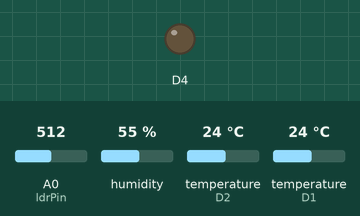
The sketch below on a simulated ESP8266 (NodeMCU). Parts: output pins drawn as LEDs (lit = HIGH). The inputs (shaded band) are chosen by the test bench; at power-on: A0 (ldrPin) = 512, humidity 55 %, temperature (sensors on D2, D1) 24 °C. WiFi joins after 1.5 s; servers stay silent unless stated; uploads are accepted with an empty reply; what the sketch prints to the serial monitor is not drawn.

Above: at 3.6 s.
At 8.5 s:
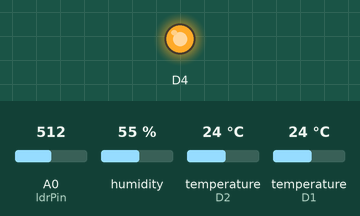
Timing chart, 0 to 10.0 s (numbered marks = the images above):
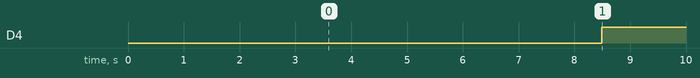

Measured:
- by itself, D4: LOW → HIGH at 8.5 s

The sketch:

SMAQ_Copy.ino
```cpp
// SMAQ v1.0.2 prototype
// v1.0.1 Added Email and LED alert
// v1.0.2 Added Manage Sensor Threshold

#include "Arduino.h"
#include <WiFiClient.h>
#include <ESP8266WebServer.h>
#include <ESP8266HTTPClient.h>
#include <ESP8266WiFi.h>
#include <SoftwareSerial.h>
#include <EMailSender.h>
#include <DHT.h>
#include <DallasTemperature.h>
#include <OneWire.h>

#define ONE_WIRE_BUS 4
#define DHTPIN 5
#define DHTTYPE DHT22

SoftwareSerial fromUno(D6, D5); // RX, TX
DHT dht(DHTPIN, DHTTYPE);
OneWire oneWire(ONE_WIRE_BUS);
DallasTemperature sensors(&oneWire);
const char *ssid = "WIFI ID";  //WiFi details
const char *password = "WIFI PW";  //WiFi details
const int ldrPin = A0;
EMailSender emailSend("smaqsystest@gmail.com", "PW"); // Email sender account

struct sensorCondition {
  float readings;
  int ledAlert;
};

long startTime, currentTime; // Timer
int waterTempFlag = 1, airTempFlag = 1, lightIntFlag = 1, airHumFlag = 1, phFlag = 1; // To trigger the send email function
float wTempMax, wTempMin, aTempMax, aTempMin, aHumMax, aHumMin, lightMax, lightMin, phMax, phMin; // Sensor Threshold range
char myData[10] = "";
const byte numChars = 32;
char receivedChars[numChars];
boolean newData = false;

// Function to connect to WiFi
void connectWifi(){
  delay(1000);
  WiFi.mode(WIFI_OFF);        //Prevents reconnection issue (taking too long to connect)
  delay(1000);
  WiFi.mode(WIFI_STA);        //Hides the viewing of ESP as WiFi hotspot
  WiFi.begin(ssid, password);     //Connect to WiFi
  Serial.println("");
  Serial.print("Connecting");
  // Waiting for connection
  while (WiFi.status() != WL_CONNECTED) {
    delay(500);
    Serial.print(".");
  }
  //If connection successful show IP address in serial monitor
  Serial.print("Connected to ");
  Serial.println(ssid);
  Serial.print("ESP8266 IP address: ");
  Serial.println(WiFi.localIP());  //IP address of ESP
}

// Function to get pH from Uno
void recvWithStartEndMarkers() {
  static boolean recvInProgress = false;
  static byte ndx = 0;
  char startMarker = '<';
  char endMarker = '>';
  char rc;

  while (fromUno.available() > 0 && newData == false) {
    rc = fromUno.read();

    if (recvInProgress == true) {
      if (rc != endMarker) {
        receivedChars[ndx] = rc;
        ndx++;
        if (ndx >= numChars) {
          ndx = numChars - 1;
        }
      }
      else {
        receivedChars[ndx] = '\0'; // terminate the string
        recvInProgress = false;
        ndx = 0;
        newData = true;
      }
    }

    else if (rc == startMarker) {
    recvInProgress = true;
    }
  }
}

// Function to get Sensor Threshold from database
String readSensorThreshold(){
  //Serial.println("Whole String:  ");
  HTTPClient http;
  http.begin("URL/getThreshold.php");
  int httpCode = http.GET();   //Send request
  String payload = http.getString();
  //Serial.println(payload);
  http.end();
  return payload;
}

// Function to separate String to String array
String getThresholdValue(String payload, char delimiter, int index){
  int found = 0;
  int strIndex[] = {0, -1};
  int maxIndex = payload.length()-1;

  for(int i=0; i<=maxIndex && found<=index; i++){
    if(payload.charAt(i)==delimiter || i==maxIndex){
      found++;
      strIndex[0] = strIndex[1]+1;
      strIndex[1] = (i == maxIndex) ? i+1 : i;
    }
  }
  return found>index ? payload.substring(strIndex[0], strIndex[1]) : "";
}

// Function to read pH Level
struct sensorCondition readphLevel() {
  String temp;
  struct sensorCondition phValue;
    if (newData == true) {
        temp = receivedChars;
        phValue.readings = temp.toFloat();
        if(phValue.readings  < phMin || phValue.readings > phMax){
          startTime = millis(); // Get number of ms passed since running the program
          phValue.ledAlert = 1;
          // Send alert email
          if(phFlag == 1){
            EMailSender::EMailMessage message;
            message.subject = "SMAQ System Alert (pH Level)";
            message.message = "pH Level is at " + String(phValue.readings);
            EMailSender::Response resp = emailSend.send("smaqsystest@gmail.com", message);
            Serial.println("Sending status: ");
            //Serial.println(resp.code);
            //Serial.println(resp.desc);
            Serial.println(resp.status);
            phFlag = 0;
            currentTime = startTime;
          }
          else{
            // Check if interval period has passed before sending another email
            if(startTime - currentTime >= 300000){
              phFlag = 1;
            }
          }
      }
      else{
        phValue.ledAlert = 0;
      }
      newData = false;
      return phValue;
    }
}

// Function to read water temperature
struct sensorCondition readWaterTemp(float wTempMax, float wTempMin){
  struct sensorCondition waterTemp;
  sensors.requestTemperatures();
  waterTemp.readings = sensors.getTempCByIndex(0);
  if(waterTemp.readings  < wTempMin || waterTemp.readings > wTempMax){
    startTime = millis(); // Get number of ms passed since running the program
    waterTemp.ledAlert = 1;
      // Send alert email
      if(waterTempFlag == 1){
        EMailSender::EMailMessage message;
        message.subject = "SMAQ System Alert (Water Temperature)";
        message.message = "Water temperature is at " + String(waterTemp.readings) + "°C";
        EMailSender::Response resp = emailSend.send("smaqsystest@gmail.com", message);
        Serial.println("Sending status: ");
        //Serial.println(resp.code);
        //Serial.println(resp.desc);
        Serial.println(resp.status);
        waterTempFlag = 0;
        currentTime = startTime;
      }
      else{
        // Check if interval period has passed before sending another email
        if(startTime - currentTime >= 300000){
          waterTempFlag = 1;
        }
      }
  }
  else{
    waterTemp.ledAlert = 0;
  }
  return waterTemp;
}

// Function to read air temperature
struct sensorCondition readAirTemp(float aTempMax, float aTempMin){
  struct sensorCondition airTemp;
  airTemp.readings = dht.readTemperature();
  if(airTemp.readings  < aTempMin || airTemp.readings > aTempMax){
    startTime = millis(); // Get number of ms passed since running the program
    airTemp.ledAlert = 1;
      // Send alert email
      if(airTempFlag == 1){
        EMailSender::EMailMessage message;
        message.subject = "SMAQ System Alert (Air Temperature)";
        message.message = "Air Temperature is at " + String(airTemp.readings) + "°C";
        EMailSender::Response resp = emailSend.send("smaqsystest@gmail.com", message);
        Serial.println("Sending status: ");
        //Serial.println(resp.code);
        //Serial.println(resp.desc);
        Serial.println(resp.status);
        airTempFlag = 0;
        currentTime = startTime;
      }
      else{
        // Check if interval period has passed before sending another email
        if(startTime - currentTime >= 300000){
          airTempFlag = 1;
        }
      }
  }
  else{
    airTemp.ledAlert = 0;
  }
  return airTemp;
}

// Function to read air humidity
struct sensorCondition readAirHum(float aHumMax, float aHumMin){
  struct sensorCondition airHum;
  airHum.readings = dht.readHumidity();
  if(airHum.readings < aHumMin || airHum.readings > aHumMax){
    startTime = millis(); // Get number of ms passed since running the program
    airHum.ledAlert = 1;
      // Send alert email
      if(airHumFlag == 1){
        EMailSender::EMailMessage message;
        message.subject = "SMAQ System Alert (Relative Humidity)";
        message.message = "Relative Humidity is at " + String(airHum.readings) + "%";
        EMailSender::Response resp = emailSend.send("smaqsystest@gmail.com", message);
        Serial.println("Sending status: ");
        //Serial.println(resp.code);
        //Serial.println(resp.desc);
        Serial.println(resp.status);
        airHumFlag = 0;
        currentTime = startTime;
      }
      else{
        // Check if interval period has passed before sending another email
        if(startTime - currentTime >= 300000){
          airHumFlag = 1;
        }
      }
  }
  else{
    airHum.ledAlert = 0;
  }
  return airHum;
}

// Function to read light intensity
struct sensorCondition readLightInt(float lightMax, float lightMin){
  struct sensorCondition lightInt;
  lightInt.readings = analogRead(ldrPin);
  if(lightInt.readings < lightMin || lightInt.readings > lightMax){
    startTime = millis(); // Get number of ms passed since running the program
    lightInt.ledAlert = 1;
      // Send alert email
      if(lightIntFlag == 1){
        EMailSender::EMailMessage message;
        message.subject = "SMAQ System Alert (Light Intensity)";
        message.message = "Light Intensity is at " + String(lightInt.readings) + "lx";
        EMailSender::Response resp = emailSend.send("smaqsystest@gmail.com", message);
        Serial.println("Sending status: ");
        //Serial.println(resp.code);
        //Serial.println(resp.desc);
        Serial.println(resp.status);
        lightIntFlag = 0;
        currentTime = startTime;
      }
      else{
        // Check if interval period has passed before sending another email
        if(startTime - currentTime >= 300000){
          lightIntFlag = 1;
        }
      }
  }
  else{
    lightInt.ledAlert = 0;
  }
  return lightInt;
}

// Function to send readings
void sendReadings(struct sensorCondition waterTemp, struct sensorCondition airTemp, struct sensorCondition airHum, struct sensorCondition lightInt, struct sensorCondition phValue){
  HTTPClient http;
  String postData;
  postData = "waterTemp=" + String(waterTemp.readings) + "&airTemp=" + String(airTemp.readings) + "&airHum=" + String(airHum.readings) + "&lightInt=" + String(lightInt.readings) + "&phValue=" + String(phValue.readings);
  http.begin("URL/postReadings.php");
  http.addHeader("Content-Type", "application/x-www-form-urlencoded");
  int httpCode = http.POST(postData);
  String payload = http.getString();
  Serial.println(httpCode);
  Serial.println(payload);
  http.end();
}

void setup() {
  Serial.begin(9600);
  fromUno.begin(9600);
  connectWifi();
  sensors.begin();
  dht.begin();
  pinMode(ldrPin, INPUT);
  pinMode(2, OUTPUT);
  digitalWrite(2, LOW);
}

void loop() {
  struct sensorCondition waterTemp, airTemp, lightInt, airHum, phValue;
  String payload;
  recvWithStartEndMarkers();
  payload = readSensorThreshold(); // Assign all sensor threshold values to variable
  wTempMax = getThresholdValue(payload, '\n', 0).toFloat();
  wTempMin = getThresholdValue(payload, '\n', 1).toFloat();
  aTempMax = getThresholdValue(payload, '\n', 2).toFloat();
  aTempMin = getThresholdValue(payload, '\n', 3).toFloat();
  aHumMax = getThresholdValue(payload, '\n', 4).toFloat();
  aHumMin = getThresholdValue(payload, '\n', 5).toFloat();
  lightMax = getThresholdValue(payload, '\n', 6).toFloat();
  lightMin = getThresholdValue(payload, '\n', 7).toFloat();
  phMax = getThresholdValue(payload, '\n', 8).toFloat();
  phMin = getThresholdValue(payload, '\n', 9).toFloat();
  waterTemp = readWaterTemp(wTempMax, wTempMin);
  airTemp = readAirTemp(aTempMax, aTempMin);
  airHum = readAirHum(aHumMax, aHumMin);
  lightInt = readLightInt(lightMax, lightMin);
  phValue = readphLevel();
  if(waterTemp.ledAlert == 1 || airTemp.ledAlert == 1 || lightInt.ledAlert == 1 || airHum.ledAlert == 1 || phValue.ledAlert == 1){
    digitalWrite(2, HIGH);
  }
  else{
    digitalWrite(2, LOW);
  }
  sendReadings(waterTemp, airTemp, airHum, lightInt, phValue);
  delay(5000);
}
```
